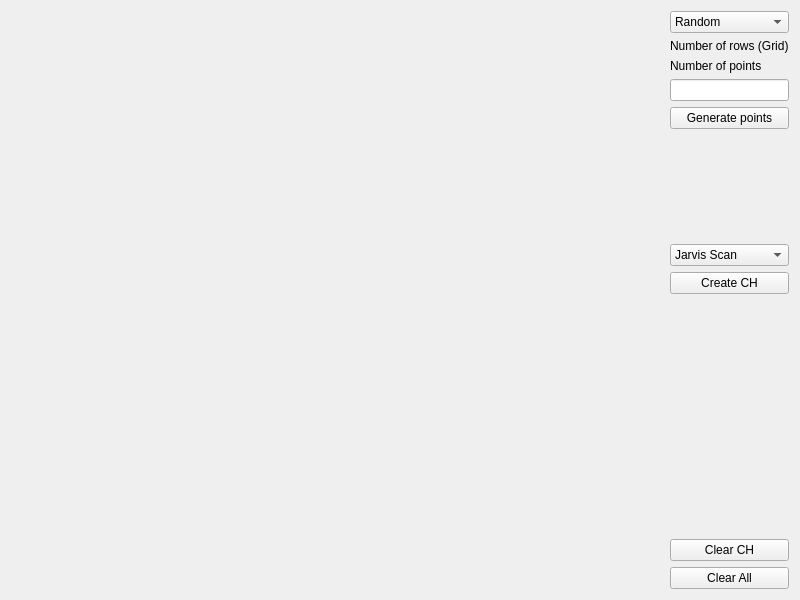
<?xml version="1.0" encoding="UTF-8"?>
<ui version="4.0">
 <class>Widget</class>
 <widget class="QWidget" name="Widget">
  <property name="geometry">
   <rect>
    <x>0</x>
    <y>0</y>
    <width>800</width>
    <height>600</height>
   </rect>
  </property>
  <property name="windowTitle">
   <string>Create Convex Hull</string>
  </property>
  <layout class="QHBoxLayout" name="horizontalLayout">
   <item>
    <widget class="Draw" name="Canvas" native="true">
     <property name="sizePolicy">
      <sizepolicy hsizetype="Preferred" vsizetype="Preferred">
       <horstretch>1</horstretch>
       <verstretch>0</verstretch>
      </sizepolicy>
     </property>
    </widget>
   </item>
   <item>
    <layout class="QVBoxLayout" name="verticalLayout">
     <item>
      <widget class="QComboBox" name="comboBox_2">
       <item>
        <property name="text">
         <string>Random</string>
        </property>
       </item>
       <item>
        <property name="text">
         <string>Grid</string>
        </property>
       </item>
       <item>
        <property name="text">
         <string>Circle</string>
        </property>
       </item>
      </widget>
     </item>
     <item>
      <widget class="QLabel" name="label">
       <property name="text">
        <string>Number of rows (Grid)</string>
       </property>
      </widget>
     </item>
     <item>
      <widget class="QLabel" name="label_2">
       <property name="text">
        <string>Number of points</string>
       </property>
      </widget>
     </item>
     <item>
      <widget class="QLineEdit" name="lineEdit"/>
     </item>
     <item>
      <widget class="QPushButton" name="pushButton_4">
       <property name="text">
        <string>Generate points</string>
       </property>
      </widget>
     </item>
     <item>
      <spacer name="verticalSpacer_4">
       <property name="orientation">
        <enum>Qt::Vertical</enum>
       </property>
       <property name="sizeHint" stdset="0">
        <size>
         <width>20</width>
         <height>40</height>
        </size>
       </property>
      </spacer>
     </item>
     <item>
      <widget class="QComboBox" name="comboBox">
       <item>
        <property name="text">
         <string>Jarvis Scan</string>
        </property>
       </item>
       <item>
        <property name="text">
         <string>QHull</string>
        </property>
       </item>
       <item>
        <property name="text">
         <string>Sweep Line</string>
        </property>
       </item>
       <item>
        <property name="text">
         <string>Graham Scan</string>
        </property>
       </item>
      </widget>
     </item>
     <item>
      <widget class="QPushButton" name="pushButton">
       <property name="text">
        <string>Create CH</string>
       </property>
      </widget>
     </item>
     <item>
      <spacer name="verticalSpacer_2">
       <property name="orientation">
        <enum>Qt::Vertical</enum>
       </property>
       <property name="sizeHint" stdset="0">
        <size>
         <width>20</width>
         <height>40</height>
        </size>
       </property>
      </spacer>
     </item>
     <item>
      <widget class="QLabel" name="label_3">
       <property name="text">
        <string/>
       </property>
      </widget>
     </item>
     <item>
      <spacer name="verticalSpacer">
       <property name="orientation">
        <enum>Qt::Vertical</enum>
       </property>
       <property name="sizeHint" stdset="0">
        <size>
         <width>20</width>
         <height>40</height>
        </size>
       </property>
      </spacer>
     </item>
     <item>
      <widget class="QPushButton" name="pushButton_2">
       <property name="text">
        <string>Clear CH</string>
       </property>
      </widget>
     </item>
     <item>
      <widget class="QPushButton" name="pushButton_3">
       <property name="text">
        <string>Clear All</string>
       </property>
      </widget>
     </item>
    </layout>
   </item>
  </layout>
 </widget>
 <customwidgets>
  <customwidget>
   <class>Draw</class>
   <extends>QWidget</extends>
   <header location="global">draw.h</header>
   <container>1</container>
  </customwidget>
 </customwidgets>
 <resources/>
 <connections/>
</ui>
